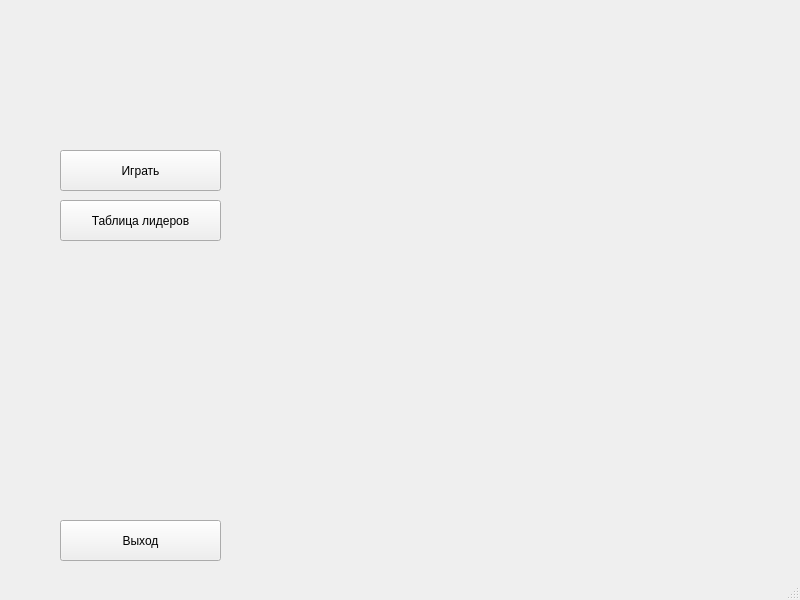
<?xml version="1.0" encoding="UTF-8"?>
<ui version="4.0">
 <class>MainWindow</class>
 <widget class="QMainWindow" name="MainWindow">
  <property name="geometry">
   <rect>
    <x>0</x>
    <y>0</y>
    <width>800</width>
    <height>600</height>
   </rect>
  </property>
  <property name="minimumSize">
   <size>
    <width>800</width>
    <height>600</height>
   </size>
  </property>
  <property name="maximumSize">
   <size>
    <width>800</width>
    <height>625</height>
   </size>
  </property>
  <property name="windowTitle">
   <string>Угадай Город</string>
  </property>
  <widget class="QWidget" name="centralwidget">
   <property name="minimumSize">
    <size>
     <width>800</width>
     <height>600</height>
    </size>
   </property>
   <property name="maximumSize">
    <size>
     <width>800</width>
     <height>600</height>
    </size>
   </property>
   <widget class="QStackedWidget" name="stackedWidget">
    <property name="geometry">
     <rect>
      <x>0</x>
      <y>0</y>
      <width>800</width>
      <height>600</height>
     </rect>
    </property>
    <property name="minimumSize">
     <size>
      <width>800</width>
      <height>600</height>
     </size>
    </property>
    <property name="maximumSize">
     <size>
      <width>800</width>
      <height>600</height>
     </size>
    </property>
    <property name="currentIndex">
     <number>0</number>
    </property>
    <widget class="QWidget" name="menuLayer">
     <property name="minimumSize">
      <size>
       <width>800</width>
       <height>600</height>
      </size>
     </property>
     <property name="maximumSize">
      <size>
       <width>800</width>
       <height>600</height>
      </size>
     </property>
     <widget class="QLabel" name="logo">
      <property name="geometry">
       <rect>
        <x>30</x>
        <y>10</y>
        <width>331</width>
        <height>131</height>
       </rect>
      </property>
      <property name="styleSheet">
       <string notr="true">image:url(:/util_img/util_img/Logo_pink_grey.png)</string>
      </property>
      <property name="text">
       <string/>
      </property>
     </widget>
     <widget class="QPushButton" name="playButton">
      <property name="geometry">
       <rect>
        <x>60</x>
        <y>150</y>
        <width>161</width>
        <height>41</height>
       </rect>
      </property>
      <property name="text">
       <string>Играть</string>
      </property>
     </widget>
     <widget class="QPushButton" name="scoreboardButton">
      <property name="geometry">
       <rect>
        <x>60</x>
        <y>200</y>
        <width>161</width>
        <height>41</height>
       </rect>
      </property>
      <property name="text">
       <string>Таблица лидеров</string>
      </property>
     </widget>
     <widget class="QPushButton" name="exitButton">
      <property name="geometry">
       <rect>
        <x>60</x>
        <y>520</y>
        <width>161</width>
        <height>41</height>
       </rect>
      </property>
      <property name="text">
       <string>Выход</string>
      </property>
     </widget>
    </widget>
    <widget class="QWidget" name="settingsLayer">
     <property name="minimumSize">
      <size>
       <width>800</width>
       <height>600</height>
      </size>
     </property>
     <property name="maximumSize">
      <size>
       <width>800</width>
       <height>600</height>
      </size>
     </property>
     <widget class="QPushButton" name="BackToMenu">
      <property name="geometry">
       <rect>
        <x>30</x>
        <y>500</y>
        <width>171</width>
        <height>51</height>
       </rect>
      </property>
      <property name="text">
       <string>Выйти в главное меню</string>
      </property>
     </widget>
     <widget class="QPushButton" name="PlayButton2">
      <property name="geometry">
       <rect>
        <x>650</x>
        <y>500</y>
        <width>111</width>
        <height>51</height>
       </rect>
      </property>
      <property name="text">
       <string>Играть</string>
      </property>
     </widget>
     <widget class="QLabel" name="TimerL">
      <property name="geometry">
       <rect>
        <x>40</x>
        <y>130</y>
        <width>141</width>
        <height>51</height>
       </rect>
      </property>
      <property name="styleSheet">
       <string notr="true">background-color: rgba(255, 255, 255, 0);
color: rgb(0, 0, 0);
font: 700 18pt &quot;Sitka Small&quot;;</string>
      </property>
      <property name="text">
       <string>Таймер:</string>
      </property>
     </widget>
     <widget class="QLabel" name="HintsL">
      <property name="geometry">
       <rect>
        <x>40</x>
        <y>190</y>
        <width>191</width>
        <height>51</height>
       </rect>
      </property>
      <property name="styleSheet">
       <string notr="true">background-color: rgba(255, 255, 255, 0);
color: rgb(0, 0, 0);
font: 700 18pt &quot;Sitka Small&quot;;</string>
      </property>
      <property name="text">
       <string>Подсказки:</string>
      </property>
     </widget>
     <widget class="QLabel" name="PackL">
      <property name="geometry">
       <rect>
        <x>40</x>
        <y>250</y>
        <width>191</width>
        <height>51</height>
       </rect>
      </property>
      <property name="styleSheet">
       <string notr="true">background-color: rgba(255, 255, 255, 0);
color: rgb(0, 0, 0);
font: 700 18pt &quot;Sitka Small&quot;;</string>
      </property>
      <property name="text">
       <string>Набор:</string>
      </property>
     </widget>
     <widget class="QSlider" name="TimerSlider">
      <property name="geometry">
       <rect>
        <x>240</x>
        <y>130</y>
        <width>211</width>
        <height>51</height>
       </rect>
      </property>
      <property name="styleSheet">
       <string notr="true"/>
      </property>
      <property name="minimum">
       <number>1</number>
      </property>
      <property name="maximum">
       <number>4</number>
      </property>
      <property name="singleStep">
       <number>1</number>
      </property>
      <property name="pageStep">
       <number>1</number>
      </property>
      <property name="value">
       <number>1</number>
      </property>
      <property name="tracking">
       <bool>true</bool>
      </property>
      <property name="orientation">
       <enum>Qt::Horizontal</enum>
      </property>
      <property name="tickPosition">
       <enum>QSlider::TicksBelow</enum>
      </property>
      <property name="tickInterval">
       <number>1</number>
      </property>
     </widget>
     <widget class="QCheckBox" name="HintsCheck">
      <property name="geometry">
       <rect>
        <x>240</x>
        <y>195</y>
        <width>41</width>
        <height>41</height>
       </rect>
      </property>
      <property name="styleSheet">
       <string notr="true"/>
      </property>
      <property name="text">
       <string/>
      </property>
     </widget>
     <widget class="QComboBox" name="PackChoiceBox">
      <property name="geometry">
       <rect>
        <x>240</x>
        <y>260</y>
        <width>151</width>
        <height>28</height>
       </rect>
      </property>
      <property name="styleSheet">
       <string notr="true"/>
      </property>
      <item>
       <property name="text">
        <string>Россия</string>
       </property>
      </item>
      <item>
       <property name="text">
        <string>Мир</string>
       </property>
      </item>
     </widget>
     <widget class="QLabel" name="TimerValueL">
      <property name="geometry">
       <rect>
        <x>490</x>
        <y>130</y>
        <width>61</width>
        <height>51</height>
       </rect>
      </property>
      <property name="styleSheet">
       <string notr="true">background-color: rgba(255, 255, 255, 0);
color: rgb(0, 0, 0);
font: 700 18pt &quot;Sitka Small&quot;;</string>
      </property>
      <property name="text">
       <string>30</string>
      </property>
     </widget>
    </widget>
   </widget>
  </widget>
  <widget class="QStatusBar" name="statusbar"/>
 </widget>
 <resources/>
 <connections/>
</ui>
